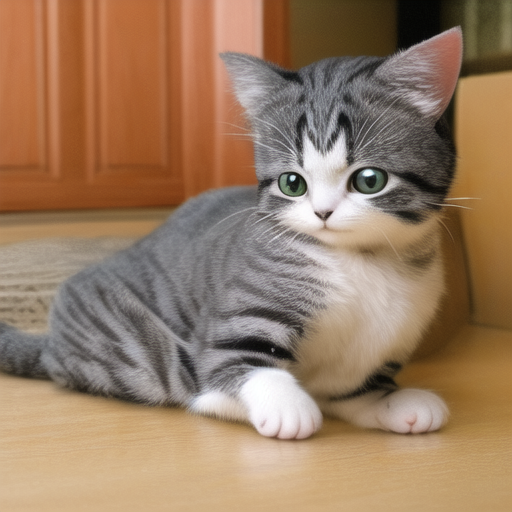
#> input picture exampleCat.png, 512 x 512 px
$ python convertTransform.py exampleCat.png
#> lines starting #> are read from the running program, lines starting #| are printed output that depends on the picture
from PIL import Image
import sys
import numpy

def image_to_ascii(image_path):
#> called with image_path = 'exampleCat.png'
    img = Image.open(image_path)
#> img is the input picture: PIL image 512x512 RGB; mean R, G, B 153.5, 124.5, 98.9
    img = img.convert('L') # convert to grayscale
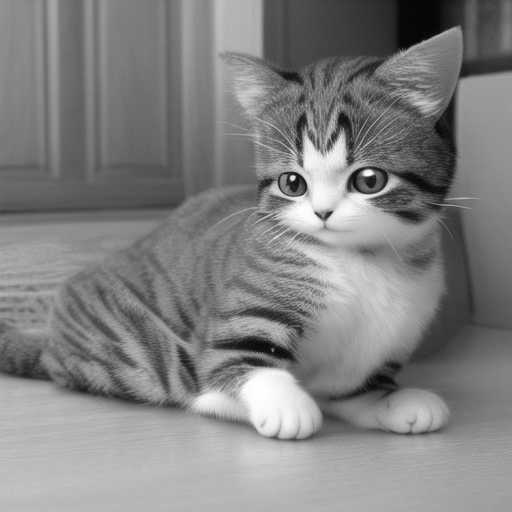
#> img: PIL image 512x512 L; min 4, max 255, mean 130.2
    width, height = img.size
#> width = 512; height = 512
    aspect_ratio = height/width
#> aspect_ratio = 1
    new_width = 720
    new_height = aspect_ratio * new_width * 0.5
#> new_height = 360
    img = img.resize((new_width, int(new_height)))
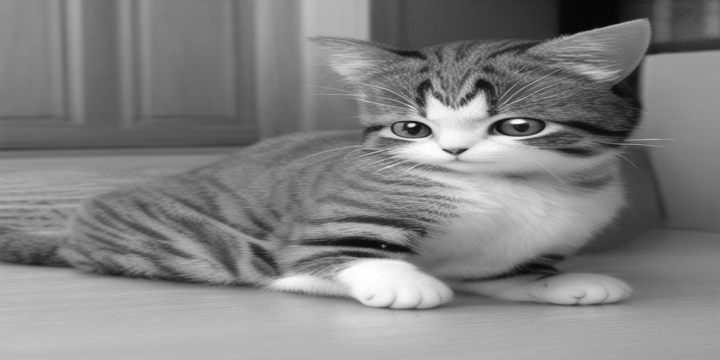
#> img: PIL image 720x360 L; min 4, max 255, mean 130.2
    pixels = img.getdata()
    ascii_chars = [' ', '!', '"', '#', '$', '%', '&', "'", '(', ')', '*', '+', ',', '-', '.', '/', '0', '1', '2', '3', '4', '5', '6', '7', '8', '9', ':', ';', '<', '=', '>', '?', '@', '[', '\\', ']', '^', '_', '`', '{', '|', '}', '~']
    ascii_art = ''.join([ascii_chars[int(pixel/25)] for pixel in pixels])
    ascii_art = '\n'.join([ascii_art[i:i+new_width] for i in range(0, len(ascii_art), new_width)])
    return ascii_art

if __name__ == '__main__':
    image_path = sys.argv[1]
    ascii_art = image_to_ascii(image_path)
    f=open("outputAsciiArt.txt","w+")
    f.write(ascii_art)
    print(ascii_art)
